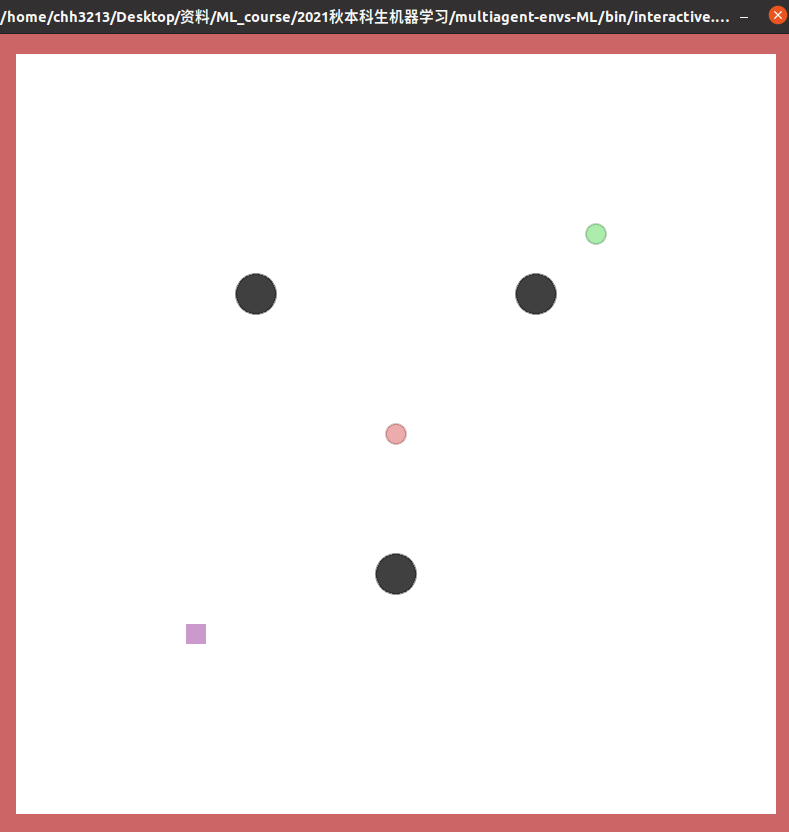
#> input picture 安装成功效果图.png, 789 x 832 px
$ python -i perception.py   (imports and definitions only)
#> lines starting #> are read from the running program, lines starting #| are printed output that depends on the picture
#> further down, picture is the input picture: shape (832, 789, 3); mean B, G, R 234.2, 234.2, 242.4
from dataclasses import dataclass
import cv2
import numpy as np


class DetectionError(RuntimeError):
    pass


@dataclass
class Detection:
    evader: np.ndarray
    hunter: np.ndarray
    goal: np.ndarray
    obstacles: np.ndarray
    obstacle_radii: np.ndarray
    pixels: dict


def pixel_to_world(points, width, height):
    p = np.asarray(points, dtype=float)
    return np.stack((2 * (p[..., 0] + .5) / width - 1,
                     1 - 2 * (p[..., 1] + .5) / height), axis=-1)


def components(mask, min_area=30, max_area=4000):
    n, _, stats, centers = cv2.connectedComponentsWithStats(mask.astype(np.uint8))
    return [(centers[i], int(stats[i, cv2.CC_STAT_AREA])) for i in range(1, n)
            if min_area <= stats[i, cv2.CC_STAT_AREA] <= max_area]


def detect(rgb):
    """Only pixels are accepted; no environment, initialization or true positions."""
    if rgb.ndim != 3 or rgb.shape[2] != 3:
        raise DetectionError('Expected an RGB image')
    # OpenCV uint8 kernels avoid multiple full-frame int16 temporaries.
    # Saturating subtraction is equivalent for the positive-difference tests.
    r, g, b = cv2.split(rgb)
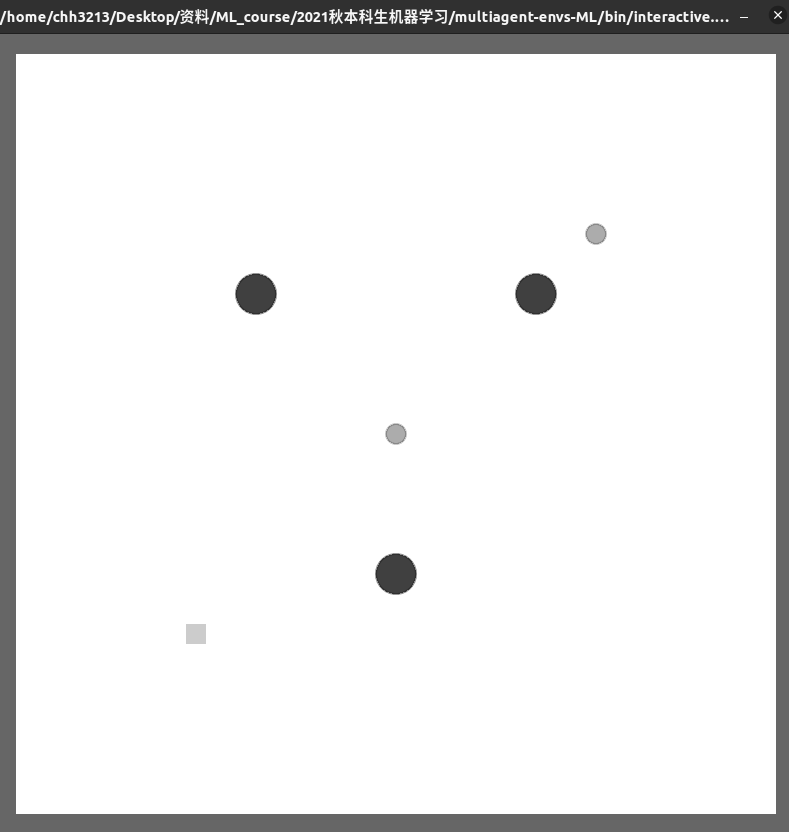
#> r: shape (832, 789); min 31, max 255, mean 234.2
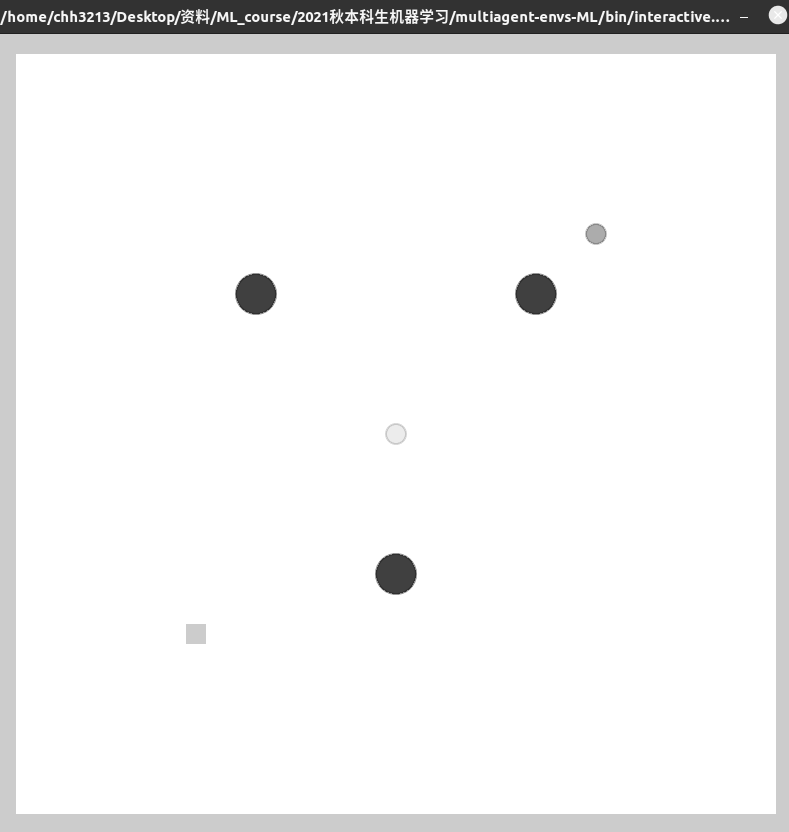
#> b: shape (832, 789); min 32, max 255, mean 242.4
    gt = lambda a, threshold: cv2.compare(a, threshold, cv2.CMP_GT)
    diff = lambda a, b: gt(cv2.subtract(a, b), 25)
    masks = {
        'evader': diff(g, r) & diff(g, b) & gt(g, 215),
        'hunter': diff(r, g) & diff(r, b) & gt(r, 215),
        'goal': diff(r, g) & diff(b, g) & cv2.compare(cv2.absdiff(r, b), 15, cv2.CMP_LT) & gt(r, 180),
        'obstacles': cv2.inRange(rgb, (0, 0, 0), (99, 99, 99)),
    }
    pixels, positions = {}, {}
    h, w = rgb.shape[:2]
#> h = 832; w = 789
    for name in ('evader', 'hunter', 'goal'):
        found = components(masks[name])
        if len(found) != 1:
            raise DetectionError(f'{name}: expected 1 component, got {len(found)}')
        pixels[name] = found[0][0]
        positions[name] = pixel_to_world(found[0][0], w, h)
#> this loop made 2 passes
#> (n in components, centers in components, found) on pass 1: (4, [[393.9, 415.6], [196, 11], [200, 12], [595.5, 233.5]], [([595.5, 233.5], 256)])
#> n in components on pass 2: 199
#> after the loop, pixels = {'evader': [595.5, 233.5]}; positions = {'evader': [0.511, 0.438]}
    obs = components(masks['obstacles'], min_area=200)
    if len(obs) != 3:
        raise DetectionError(f'obstacles: expected 3 components, got {len(obs)}')
    obs.sort(key=lambda item: (item[0][0], item[0][1]))
    pixels['obstacles'] = np.array([item[0] for item in obs])
    centers = pixel_to_world(pixels['obstacles'], w, h)
    radii = np.sqrt(np.array([item[1] for item in obs]) / np.pi) * 2 / w
    return Detection(positions['evader'], positions['hunter'], positions['goal'],
                     centers, radii, pixels)

>>> import cv2
>>> picture = cv2.imread('../../安装成功效果图.png')
#> (the run stopped early here; a loop or call above may not have finished)
